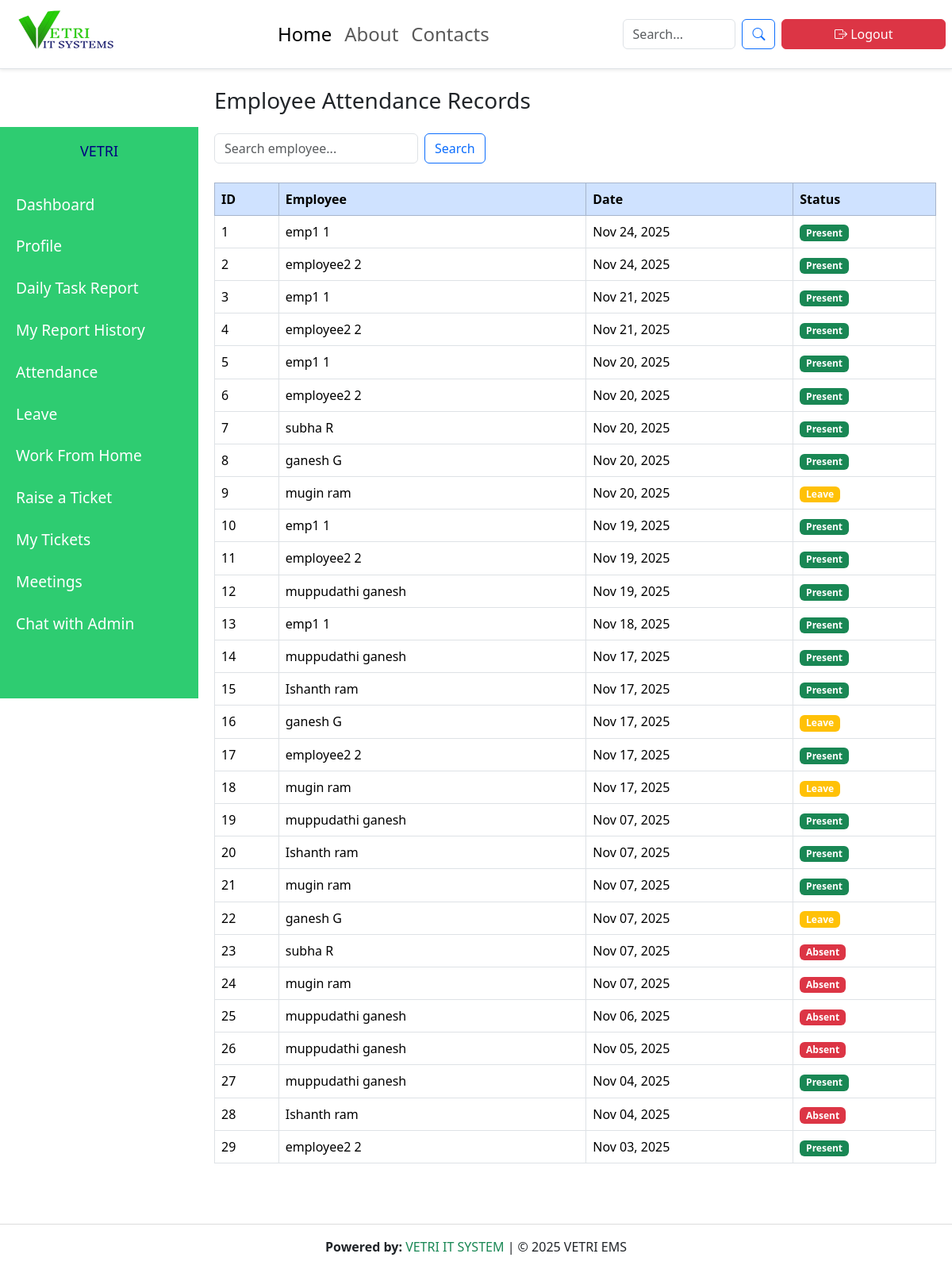
The page /attendance/ (signed in) on the database its author committed.
### employees/models.py (models this page shows, shortened)
class Attendance(models.Model):
    employee = models.ForeignKey(Employee, on_delete=models.CASCADE)
    date = models.DateField()
    status = models.CharField(max_length=10, choices=[('Present', 'Present'), ('Absent', 'Absent')])

class Employee(models.Model):
    user = models.OneToOneField(User, on_delete=models.CASCADE, null=True, blank=True)
    emp_id = models.CharField(max_length=20, unique=True)
    first_name = models.CharField(max_length=100)
    last_name = models.CharField(max_length=100, blank=True)
    email = models.EmailField(unique=True)
    phone = models.CharField(max_length=20)
    department = models.ForeignKey(Department, on_delete=models.CASCADE, null=True, blank=True)
    designation = models.ForeignKey(Designation, on_delete=models.CASCADE, null=True, blank=True)
    date_joined = models.DateField(default=timezone.now)
    address = models.TextField(blank=True)

### employees/views.py (the view)
# urls.py: path('attendance/', views.attendance_list, name='attendance_list'),
@login_required
def attendance_list(request):
    attendance = Attendance.objects.select_related('employee').all().order_by('-date')
    employees = Employee.objects.all()
    q = request.GET.get("q", "")
    if q:
        attendance = attendance.filter(employee__first_name__icontains=q)
    return render(request, "employees/attendance_list.html", {
        "attendance": attendance,
        "employees": employees
    })

### employees/context_processors.py (called while the page is built)
def admin_id_processor(request):
    try:
        admin_user = User.objects.filter(is_superuser=True).first()
        return {'admin_id': admin_user.id if admin_user else None}
    except:
        return {'admin_id': None}

def unread_ticket_count(request):
    if request.user.is_authenticated and request.user.is_superuser:
        return {"unread_count": Ticket.objects.filter(is_read=False).count()}
    return {"unread_count": 0}

### employees/templates/employees/attendance_list.html (shortened to what this page needs)
{% extends "base.html" %}
{% load static %}
{% block content %}
<link href="https://cdn.jsdelivr.net/npm/fullcalendar@6.1.8/main.min.css" rel="stylesheet">
  <link href="https://cdn.jsdelivr.net/npm/bootstrap@5.3.3/dist/css/bootstrap.min.css" rel="stylesheet">
  <div class="main-content">
    <h3 class="mb-4">Employee Attendance Records</h3>
    <div class="d-flex justify-content-between mb-3 flex-wrap">
      <form method="get" class="d-flex mb-2">
        <input type="text" name="q" class="form-control" placeholder="Search employee...">
        <button type="submit" class="btn btn-outline-primary ms-2">Search</button>
      </form>
    </div>
    <table class="table table-bordered table-hover ">
      <thead class="table-primary">
        <tr>
          <th>ID</th>
          <th>Employee</th>
          <th>Date</th>
          <th>Status</th>
        </tr>
      </thead>
      <tbody>
        {% for record in attendance %}
        <tr>
          <td>{{ forloop.counter }}</td>
          <td>{{ record.employee.first_name }} {{ record.employee.last_name }}</td>
          <td>{{ record.date|date:"M d, Y" }}</td>
          <td>
            <span class="badge {% if record.status == 'Present' %}bg-success{% elif record.status == 'Leave' %}bg-warning{% else %}bg-danger{% endif %}">
              {{ record.status }}
            </span>
          </td>
        </tr>
        {% empty %}
        <tr>
          <td colspan="4" class="text-muted">No attendance records found</td>
        </tr>
        {% endfor %}
      </tbody>
    </table>
  </div>
{% endblock %}

### employees/static/css/style.css (style rules this page uses)
body { margin: 0; font-family: 'Poppins', sans-serif; background-color: #f8f9fa; overflow-x: hidden; }
html { scroll-behavior: smooth; }
html, body { overflow-x: hidden !important; }

### rows shown on the page
Attendance: employee.first_name "emp1", employee.last_name "1", date "Nov 24, 2025", status "Present"
Attendance: employee.first_name "employee2", employee.last_name "2", date "Nov 24, 2025", status "Present"
Attendance: employee.first_name "emp1", employee.last_name "1", date "Nov 21, 2025", status "Present"
Attendance: employee.first_name "employee2", employee.last_name "2", date "Nov 21, 2025", status "Present"
Attendance: employee.first_name "emp1", employee.last_name "1", date "Nov 20, 2025", status "Present"
Attendance: employee.first_name "employee2", employee.last_name "2", date "Nov 20, 2025", status "Present"
Attendance: employee.first_name "subha", employee.last_name "R", date "Nov 20, 2025", status "Present"
Attendance: employee.first_name "ganesh", employee.last_name "G", date "Nov 20, 2025", status "Present"
Attendance: employee.first_name "mugin", employee.last_name "ram", date "Nov 20, 2025", status "Leave"
Attendance: employee.first_name "emp1", employee.last_name "1", date "Nov 19, 2025", status "Present"
Attendance: employee.first_name "employee2", employee.last_name "2", date "Nov 19, 2025", status "Present"
Attendance: employee.first_name "muppudathi", employee.last_name "ganesh", date "Nov 19, 2025", status "Present"
Attendance: employee.first_name "emp1", employee.last_name "1", date "Nov 18, 2025", status "Present"
Attendance: employee.first_name "muppudathi", employee.last_name "ganesh", date "Nov 17, 2025", status "Present"
Attendance: employee.first_name "Ishanth", employee.last_name "ram", date "Nov 17, 2025", status "Present"
Attendance: employee.first_name "ganesh", employee.last_name "G", date "Nov 17, 2025", status "Leave"
Attendance: employee.first_name "employee2", employee.last_name "2", date "Nov 17, 2025", status "Present"
Attendance: employee.first_name "mugin", employee.last_name "ram", date "Nov 17, 2025", status "Leave"
Attendance: employee.first_name "muppudathi", employee.last_name "ganesh", date "Nov 07, 2025", status "Present"
Attendance: employee.first_name "Ishanth", employee.last_name "ram", date "Nov 07, 2025", status "Present"
Attendance: employee.first_name "mugin", employee.last_name "ram", date "Nov 07, 2025", status "Present"
Attendance: employee.first_name "ganesh", employee.last_name "G", date "Nov 07, 2025", status "Leave"
Attendance: employee.first_name "subha", employee.last_name "R", date "Nov 07, 2025", status "Absent"
Attendance: employee.first_name "mugin", employee.last_name "ram", date "Nov 07, 2025", status "Absent"
Attendance: employee.first_name "muppudathi", employee.last_name "ganesh", date "Nov 06, 2025", status "Absent"
Attendance: employee.first_name "muppudathi", employee.last_name "ganesh", date "Nov 05, 2025", status "Absent"
Attendance: employee.first_name "muppudathi", employee.last_name "ganesh", date "Nov 04, 2025", status "Present"
Attendance: employee.first_name "Ishanth", employee.last_name "ram", date "Nov 04, 2025", status "Absent"
Attendance: employee.first_name "employee2", employee.last_name "2", date "Nov 03, 2025", status "Present"
